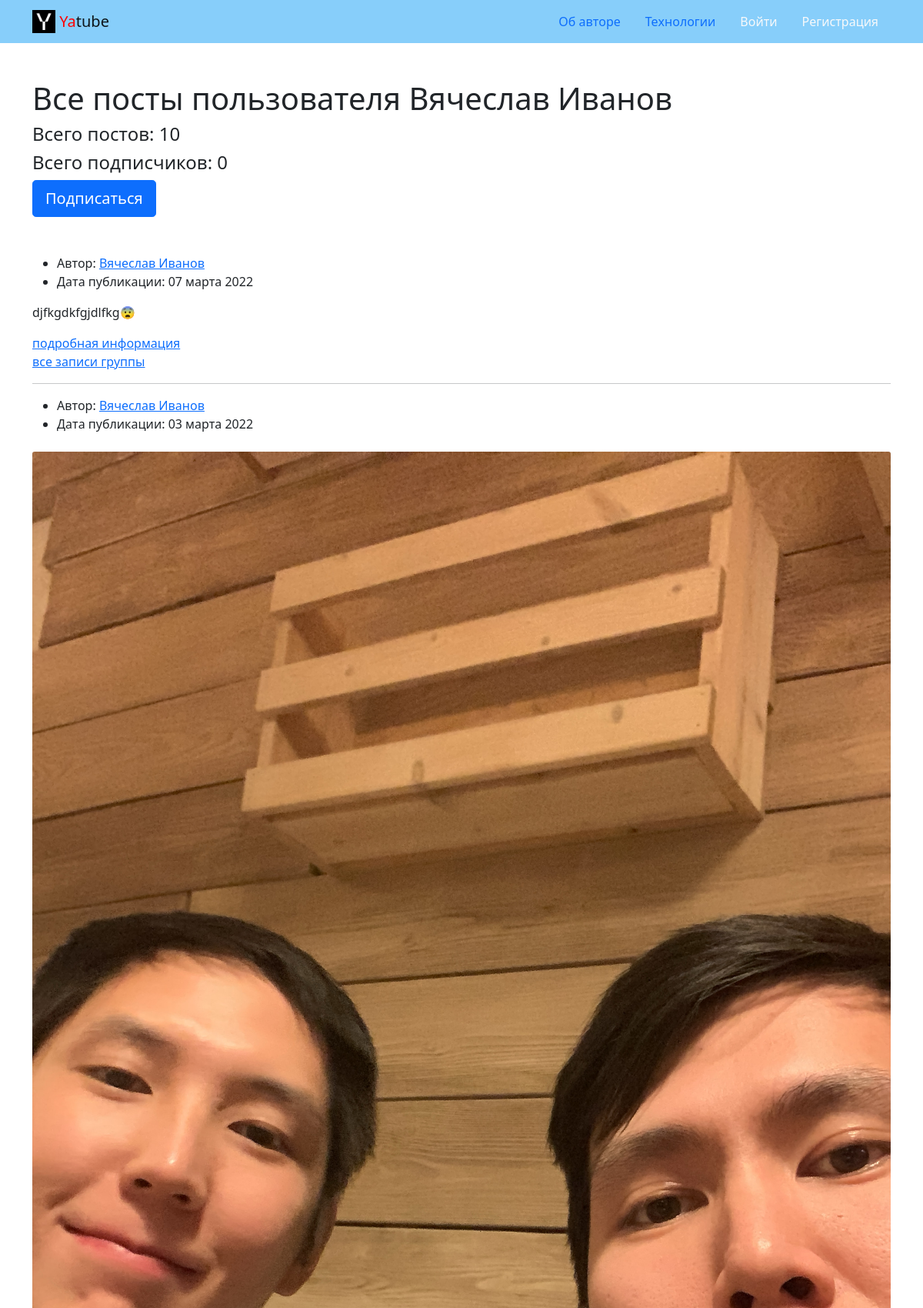
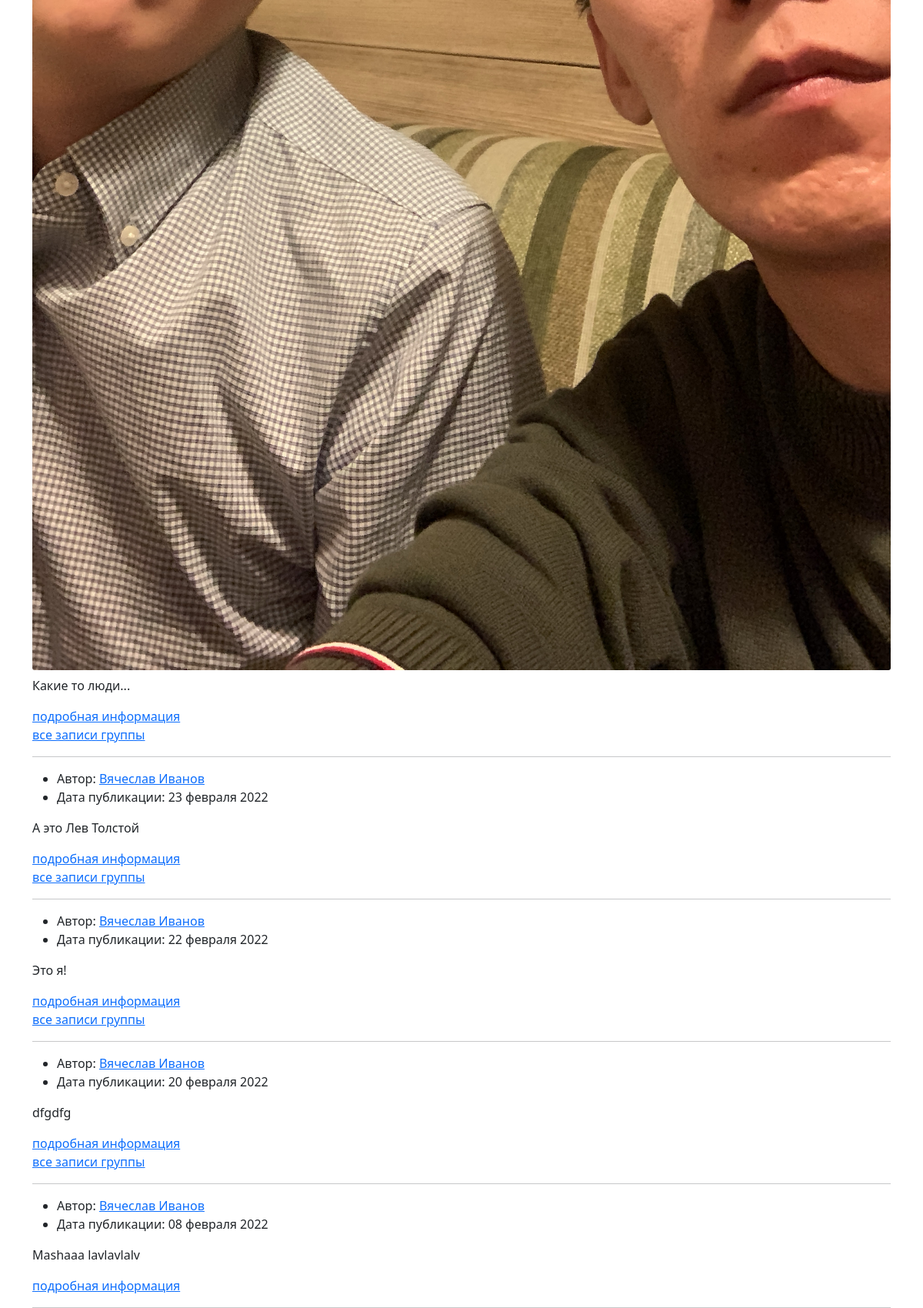
Page /profile/Slava/ (upper part) on the committed database (2 pictures, top to bottom).
### posts/models.py (models this page shows, shortened)
class Post(CreatedModel):
    text = models.TextField(
        verbose_name='Текст поста',
        help_text='Введите текст поста',
    )
    author = models.ForeignKey(
        User,
        on_delete=models.CASCADE,
        related_name='posts',
        verbose_name='Автор',
    )
    group = models.ForeignKey(
        Group,
        on_delete=models.SET_NULL,
        related_name='posts',
        blank=True,
        null=True,
        verbose_name='Группа',
        help_text='Группа, к которой будет относиться пост',
    )
    image = models.ImageField(
        'Картинка',
        upload_to='posts/',
        blank=True,
    )
    class Meta:
        ordering = [
            '-pub_date',
        ]

### posts/views.py (the view)
# urls.py: path('profile/<str:username>/', views.profile, name='profile'),
def profile(request, username):
    author = get_object_or_404(User, username=username)
    posts = author.posts.all()
    posts_count = posts.count()
    following = (
        request.user.is_authenticated
        and Follow.objects.filter(user=request.user, author=author)
    )
    follower_count = Follow.objects.filter(author=author).count()
    context = {
        'page_obj': get_page_obj(request, posts),
        'author': author,
        'posts_count': posts_count,
        'following': following,
        'follower_count': follower_count,
    }
    return render(request, 'posts/profile.html', context)

### core/context_processors/year.py (called while the page is built)
def year(request):
    now = date.today().year
    return {'year': now}

### posts/views.py (called while the page is built)
def get_page_obj(request, posts):
    paginator = Paginator(posts, POSTS_COUNT_PER_PAGE)
    page_number = request.GET.get('page')
    page_obj = paginator.get_page(page_number)
    return page_obj

### templates/posts/profile.html (shortened to what this page needs)
{% extends 'base.html' %}
{% block content %}
  <div class="mb-5">
    <h1>Все посты пользователя {{ author.get_full_name }}</h1>
    <h4>Всего постов: {{ posts_count }}</h4>
    <h4>Всего подписчиков: {{ follower_count }}</h4>
    {% if author != request.user %}
      {% if following %}
        <a class="btn btn-lg btn-light" href="{% url 'posts:profile_unfollow' author.username %}" role="button">Отписаться</a>
      {% else %}
        <a class="btn btn-lg btn-primary" href="{% url 'posts:profile_follow' author.username %}" role="button">Подписаться</a>
      {% endif %}
    {% endif %}
  </div>
  {% for post in page_obj %}
    {% include 'posts/includes/post_list.html' %}
  {% endfor %}
{% endblock %}

### templates/posts/includes/post_list.html
{% load thumbnail %}
<article>
  <ul>
    <li>
      Автор:
      <a href="{% url 'posts:profile' post.author %}">{{ post.author.get_full_name }}</a>
    </li>
    <li>
      Дата публикации: {{ post.pub_date|date:"d E Y" }}
    </li>
  </ul>
  {% thumbnail post.image "960x339" crop="center" upscale=True as im %}
    <img class="card-img my-2" src="{{ im.url }}">
  {% endthumbnail %}
  <p>{{ post.text }}</p>
  <a href="{% url 'posts:post_detail' post.pk %}">подробная информация</a>
  <p>
    {% if post.group %}
      <a href="{% url 'posts:group_posts' post.group.slug %}">все записи группы</a>
    {% endif %}
  </p>
  {% if not forloop.last %}<hr>{% endif %}
</article>

### rows in the picture
Post: author.get_full_name "Вячеслав Иванов", pub_date "07 марта 2022", text "djfkgdkfgjdlfkg😨", shows "все записи группы"
Post: author.get_full_name "Вячеслав Иванов", pub_date "03 марта 2022", text "Какие то люди...", shows "все записи группы"
Post: author.get_full_name "Вячеслав Иванов", pub_date "23 февраля 2022", text "А это Лев Толстой", shows "все записи группы"
Post: author.get_full_name "Вячеслав Иванов", pub_date "22 февраля 2022", text "Это я!", shows "все записи группы"
Post: author.get_full_name "Вячеслав Иванов", pub_date "20 февраля 2022", text "dfgdfg", shows "все записи группы"
Post: author.get_full_name "Вячеслав Иванов", pub_date "08 февраля 2022", text "Mashaaa lavlavlalv"

### other values in the picture
{{ author.get_full_name }} "Вячеслав Иванов"
{{ posts_count }} "10"
{{ follower_count }} "0"
